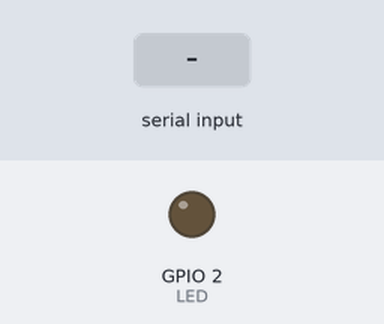
Bench run of a sketch on a simulated ESP32. On the bench: output pins drawn as LEDs (lit = HIGH). The inputs (shaded band) are chosen by the test bench. WiFi joins after 1.5 s; servers stay silent unless stated; what the sketch prints to the serial monitor is not drawn.

Above: at 0.8 s.
0.9 s: "i," received over Serial
At 2.3 s:
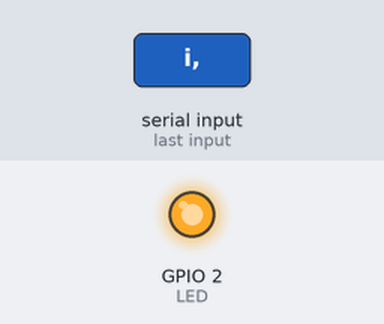
Timing chart, 0 to 8.4 s (numbered marks = the images above; inputs shaded):
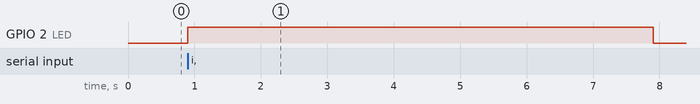

Measured:
- after the input at 0.9 s, GPIO 2 (LED): LOW → HIGH at once, → LOW 7.0 s later

The sketch:

XBee_Receiver.ino
```cpp
/* Receiver ESP-32 along with XBee Pro S2C Module Code */
// Comment one line in MQTT.h for hotspot or custum WiFi connection
/******************************************************************************************************************************************************************************/
// To use various Hardware UART Ports available
#include <HardwareSerial.h>
// Custom header file for MQTT regarding operations
#include "MQTT.h"
// Custom define statements
#define SERIAL_PORT_0 0
#define SERIAL_PORT_2 2
/******************************************************************************************************************************************************************************/
// Setting up the Hardware Serial on ESP-32
/*
// Using TX0 RX0 on ESP-32 but will produce error when conencted while uploading the code
HardwareSerial xbee(SERIAL_PORT_0);
const byte rxPin = 3;
const byte txPin = 1;
*/
/******************************************************************************************************************************************************************************/
/* Using TX2 RX2 on ESP-32, no need to remove the TX2 RX2 cable */
HardwareSerial xbee(SERIAL_PORT_2);
// ESP-32 RX Pin --> D16 (RX2)
const byte rxPin = 16;
// ESP-32 TX Pin --> D17 (TX2)
const byte txPin = 17;
/******************************************************************************************************************************************************************************/
/* Global Variable Declarations */
unsigned long timeNow = 0;
const unsigned long delayTime = 5000;
/******************************************************************************************************************************************************************************/
/* Function definitions */
void receiveData();
void printData();
/******************************************************************************************************************************************************************************/
/* Checking the Serial Monitor for new data */
void receiveData() {
  if (Serial.available()) {
    char temp = Serial.read();
    if ((temp != 10 && temp != 13) && temp != choice) {
      choice = temp;
      Serial.printf("Received from Keyboard = %c\n", choice);
    }
    Serial.printf("Sent via XBee = %c\n", choice);
    xbee.printf("%c", choice);
  }
  if (choice == 'i' || choice == 'I')
    showInch = true;
  else
    showInch = false;
}
/******************************************************************************************************************************************************************************/
/* To acquire the XBee Data */
void printData() {
  if (xbee.available()) {
    sep(sepVal, '_');
    // String coming from XBee Module
    String val = xbee.readStringUntil(',');
    // Converting back to float values
    data = (int)val.toInt();
    Serial.printf("Recieved = %d%s\n", data, (showInch == 1) ? "inch" : "cm");
  }
}
/******************************************************************************************************************************************************************************/
void setup() {
  // Serial Monitor Baud Rate
  Serial.begin(9600);
  // Hardware Serial Baud Rate (Should be same as Baud Rate value set in XCTU)
  xbee.begin(9600, SERIAL_8N1, rxPin, txPin);
  // Indicator declaration
  pinMode(LED, OUTPUT);
  while (!Serial.available())
    ;
  Serial.read();
  // Normal Delay operation
  digitalWrite(LED, HIGH);
  delay(5000);
  digitalWrite(LED, LOW);
  // Connect to WiFi
  connectToWiFi();
}
/******************************************************************************************************************************************************************************/
void loop() {

  // Checking the availibility of data on Serial Port
  receiveData();

  // Collect the data if available
  printData();

  // Publish data after delayTime milliseconds
  if (millis() - timeNow >= delayTime) {
    MQTT_publish();
    // Update the variable
    timeNow = millis();
  }
  // Wait for 100 ms
  delay(100);
}
/******************************************************************************************************************************************************************************/
```

MQTT.h
```cpp
#ifndef MQTT_H
#define MQTT_H
// WiFi Library
#include "WiFi.h"
// Basic Library requirements for Adafruit MQTT
#include "Adafruit_MQTT.h"
#include "Adafruit_MQTT_Client.h"
// Changing WiFi SSID and WiFi Paddword according to the situation
#define CASE_WIFI       // WiFi Connection
/******************************************************************************************************************************************************************************/
// WiFi Setup
#ifdef CASE_WIFI
#define WLAN_SSID "Shrey"
#define WLAN_PASS "9653176088"
#else
#define WLAN_SSID "realme X7 Max"
#define WLAN_PASS "SHREYSHAH"
#endif
/******************************************************************************************************************************************************************************/
// Adafruit Setup
#define AIO_USERNAME "godspeed_17"
#define AIO_KEY "aio_Zvrh445UFikz0TQpMSckE1YYQbKs"
#define AIO_SERVER "io.adafruit.com"
#define AIO_SERVERPORT 1883
/******************************************************************************************************************************************************************************/
// Global Variable Declaration
#define LED 2
int data = -1;
char choice = '0';
bool showInch = false;
const uint8_t sepVal = 50;
/******************************************************************************************************************************************************************************/
// WiFiClient Object initialsied
WiFiClient client;
// Setup the MQTT client class by passing in the WiFi client and MQTT server and login details.
Adafruit_MQTT_Client mqtt(&client, AIO_SERVER, AIO_SERVERPORT, AIO_USERNAME, AIO_KEY);
/******************************************************************************************************************************************************************************/
// Setup a feed called 'iot-mini-project' for publishing.
Adafruit_MQTT_Publish ultrasonic_cm = Adafruit_MQTT_Publish(&mqtt, "godspeed_17/feeds/iot-mini-project.distance-cm");
Adafruit_MQTT_Publish ultrasonic_inch = Adafruit_MQTT_Publish(&mqtt, "godspeed_17/feeds/iot-mini-project.distance-inch");
/******************************************************************************************************************************************************************************/
/* Function definitions */
void connectToWiFi();
void MQTT_connect();
void MQTT_publish();
void sep(uint8_t a, char disp);
/******************************************************************************************************************************************************************************/
/* For better display on the Serial Monitor */
void sep(uint8_t a, char disp) {
  for (int j = 0; j < a; j++)
    Serial.print(disp);
  Serial.print("\n");
}
/******************************************************************************************************************************************************************************/
/* Basic WiFi Details logged */
void connectToWiFi() {
  sep(sepVal, '_');
  Serial.print("Connecting to ");
  Serial.print(WLAN_SSID);
  Serial.print(" ");
  digitalWrite(LED, HIGH);
  delay(500);

  WiFi.begin(WLAN_SSID, WLAN_PASS);
  delay(1000);

  while (WiFi.status() != WL_CONNECTED) {
    delay(500);
    Serial.print(".");
  }
  Serial.println();

  Serial.println("WiFi connected!");
  Serial.print("IP address: ");
  Serial.println(WiFi.localIP());
  digitalWrite(LED, LOW);
}
/******************************************************************************************************************************************************************************/
// Should be called in the loop function and it will take care of connecting.
void MQTT_connect() {
  int8_t ret;
  // Stop if already connected.
  if (mqtt.connected()) {
    return;
  }
  Serial.print("Connecting to MQTT... ");
  uint8_t retries = 3;
  while ((ret = mqtt.connect()) != 0) {  // connect will return 0 for connected
    Serial.println(mqtt.connectErrorString(ret));
    Serial.println("Retrying MQTT connection in 5 seconds...");
    mqtt.disconnect();
    delay(5000);  // wait 5 seconds
    retries--;
    if (retries == 0) {
      // basically die and wait for WDT to reset me
      while (1) {
        Serial.println("Inside Infinte Loop of MQTT_Connect!");
        delay(1000);
      }
    }
  }
  Serial.println("MQTT Connected!");
}
/******************************************************************************************************************************************************************************/
/* Publish the data acquired to Adafruit Server */
void MQTT_publish() {

  // Making sure the data is valid!
  if (data < 1) {
    // Serial.printf("Data not received!\n");
    return;
  }

  // Better Data Logging
  sep(sepVal, '_');

  // Trying to establish a communication
  MQTT_connect();

  digitalWrite(LED, HIGH);

  Serial.printf("Published Distance = ");
  if(showInch){
    // Basic Serial Monitor Logging
    Serial.printf("%dinch\n", data);
    // Confirm if data is succesfully sent or not
    if (!ultrasonic_inch.publish(data)) {
      Serial.println(F("Failed!!!!"));
    } else {
      Serial.println(F("OK!"));
    }
  }else{
    // Basic Serial Monitor Logging
    Serial.printf("%dcm\n", data);
    // Confirm if data is succesfully sent or not
    if (!ultrasonic_cm.publish(data)) {
      Serial.println(F("Failed!!!!"));
    } else {
      Serial.println(F("OK!"));
    }

  }

  digitalWrite(LED, LOW);

  // Reset the data value
  data = 0;
  return;
}
/******************************************************************************************************************************************************************************/
#endif
```
